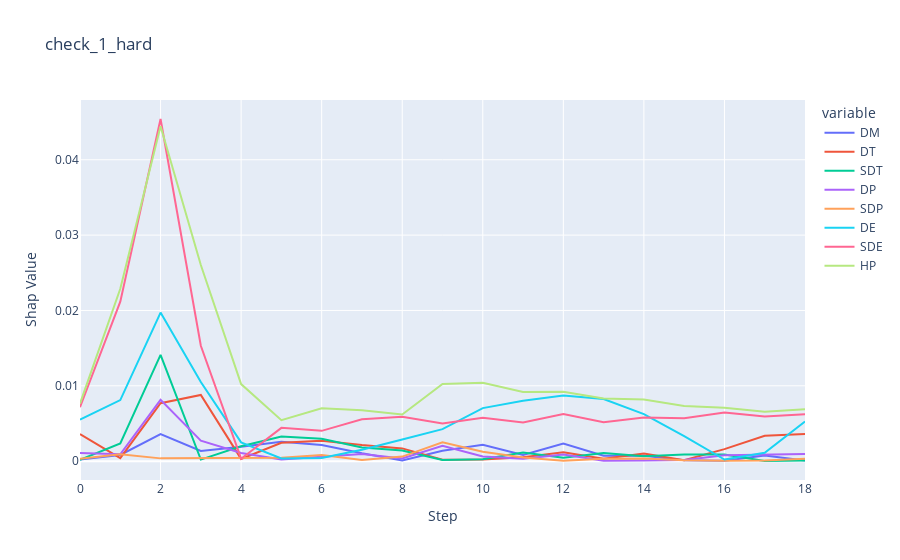
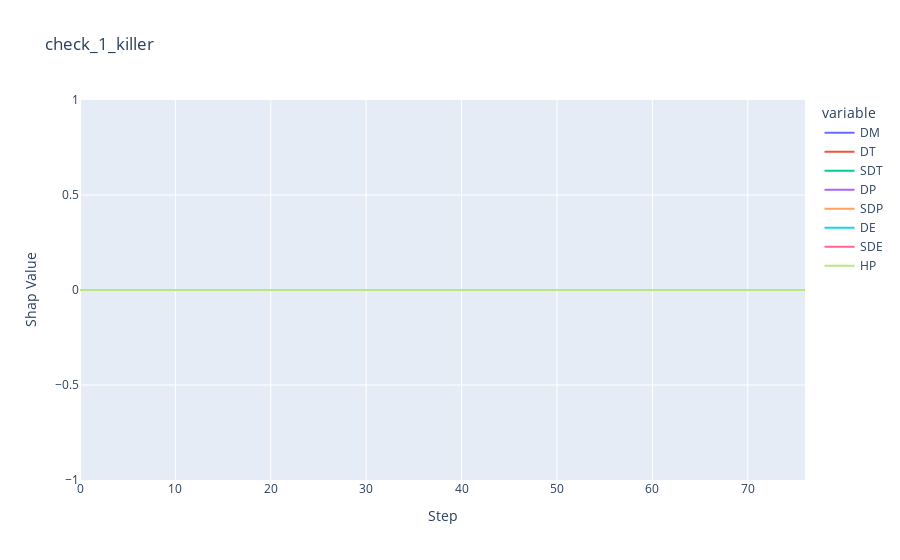
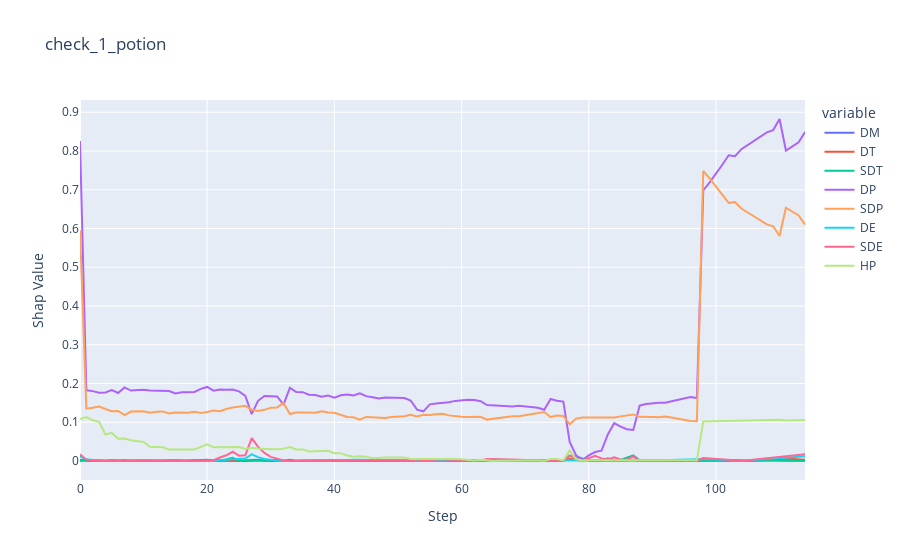
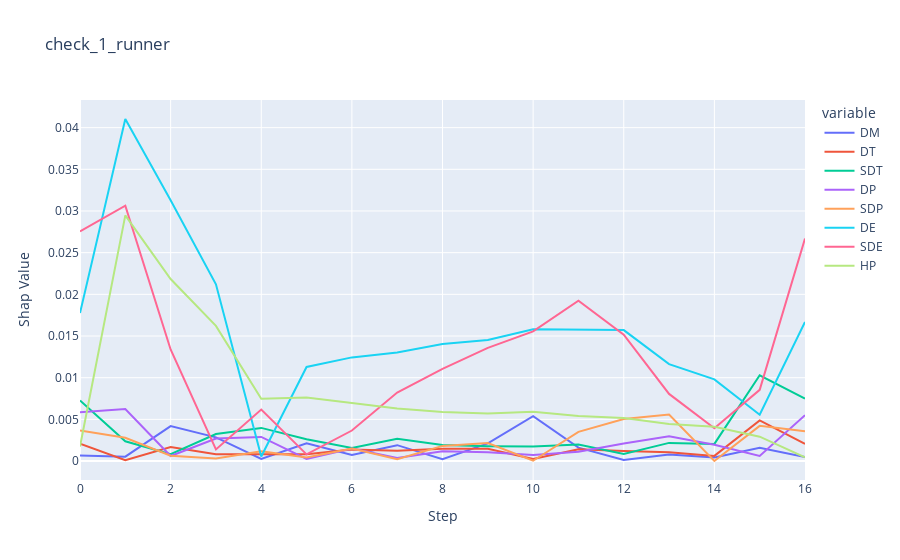

Notebook cell for these charts, in order:
### Markdown cell above
#### Timeline plots

### Code cell
# df_time.plot.line()
# import plotly
#TODO add these to pdf
import matplotlib.backends.backend_pdf
import io
from PIL import Image
graphs = []
for grouping, group in df_time.groupby(level=0):
    group = group.droplevel(0)
    group = group.reset_index()
    group = group.drop(columns='step',axis=1)
    # print(group)
    fig =px.line(data_frame=group,x= group.index ,y = group.columns,title=grouping).update_layout(xaxis_title="Step", yaxis_title="Shap Value")
    graphs.append(fig)

    fig.show()
# df_time

# pdf = matplotlib.backends.backend_pdf.PdfPages("analysis/killer_timeline.pdf")

figures = graphs
image_list = [pio.to_image(fig, format='png', width=1440, height=500, scale=1.5) for fig in figures]
for index, image in enumerate(image_list):
    with io.BytesIO() as tmp:
        tmp.write(image)  # write the image bytes to the io.BytesIO() temporary object
        image = Image.open(tmp).convert('RGB')  # convert and overwrite 'image' to prevent creating a new variable
        image_list[index] = image  # overwrite byte image data in list, replace with PIL converted image data

# pop first item from image_list, use that to access .save(). Then refer back to image_list to append the rest
image_list.pop(0).save(r'analysis/timeline_deepshap.pdf', 'PDF',
                       save_all=True, append_images=image_list)
